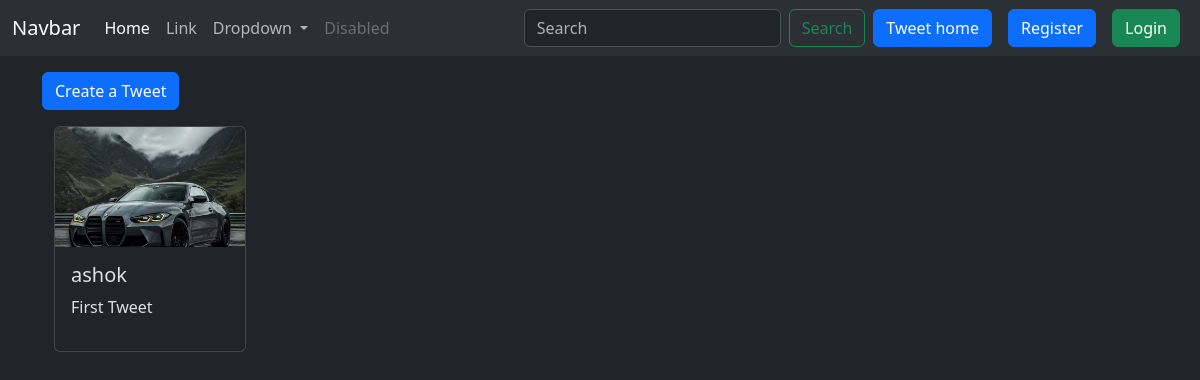
Page /tweet/ on the earlier database version.
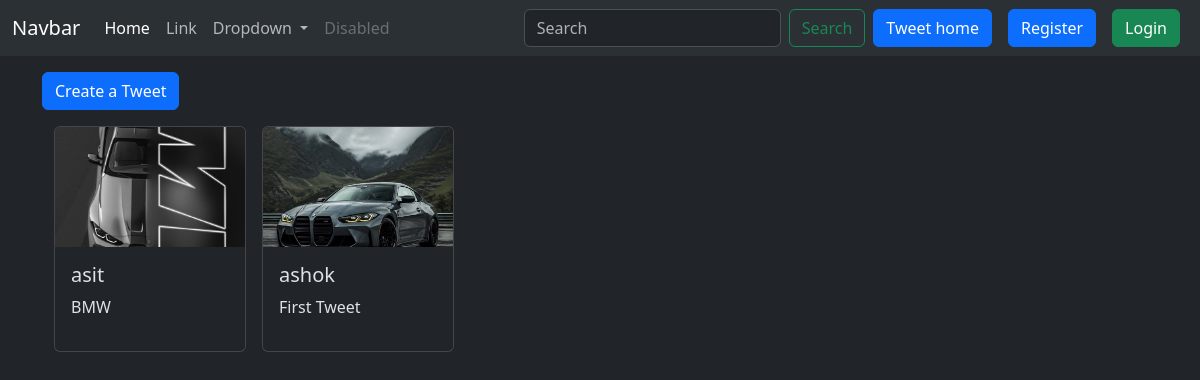
Same page on the later database version.
### tweet/models.py (models this page shows, shortened)
class Tweet(models.Model):
    user = models.ForeignKey(User,on_delete=models.CASCADE)
    text = models.TextField(max_length=240)
    photo = models.ImageField(upload_to='photos/',blank=True,null=True)
    created_at = models.DateTimeField(auto_now_add=True)
    updated_at = models.DateTimeField(auto_now=True)

### tweet/views.py (the view)
# urls.py: path('',views.tweet_list,name='tweet_list'),
def tweet_list(request):
    tweets = Tweet.objects.all().order_by('-created_at')
    return render(request,'tweet_list.html',{'tweets':tweets})

### tweet/templates/tweet_list.html (shortened to what this page needs)
{% extends "layout.html" %}
{% block content %}
<a class="btn btn-primary mb-3" href="{% url 'tweet_create' %}">
    Create a Tweet
</a>
<div class="container d-flex flex-row flex-wrap gap-3">
    {% for tweet in tweets %}
<div class="card" style="width: 12rem;">
  <img src="{{tweet.photo.url}}" class="card-img-top" style="height: 120px; object-fit: cover;" alt="...">
  <div class="card-body d-flex flex-column">
    <h5 class="card-title">{{ tweet.user.username }}</h5>
    <p class="card-text">{{ tweet.text }}</p>
  </div>
</div>
    {% endfor %}
</div>
{% endblock  %}

### templates/layout.html (shortened to what this page needs)
{% load static %}
<!DOCTYPE html>
<html lang="en" data-bs-theme="dark">
<head>
    <link href="https://cdn.jsdelivr.net/npm/bootstrap@5.3.8/dist/css/bootstrap.min.css" rel="stylesheet">
</head>
<body>
<nav class="navbar navbar-expand-lg bg-body-tertiary">
  <div class="container-fluid">
    <a class="navbar-brand" href="#">Navbar</a>
    <div class="collapse navbar-collapse" id="navbarSupportedContent">
      <ul class="navbar-nav me-auto mb-2 mb-lg-0">
        <li class="nav-item">
          <a class="nav-link active" aria-current="page" href="#">Home</a>
        </li>
        <li class="nav-item">
          <a class="nav-link" href="#">Link</a>
        </li>
        <li class="nav-item dropdown">
          <a class="nav-link dropdown-toggle" href="#" role="button" data-bs-toggle="dropdown" aria-expanded="false">
            Dropdown
          </a>
        </li>
        <li class="nav-item">
          <a class="nav-link disabled" aria-disabled="true">Disabled</a>
        </li>
      </ul>
      <form class="d-flex" role="search">
        <input class="form-control me-2" type="search" placeholder="Search" aria-label="Search"/>
        <button class="btn btn-outline-success" type="submit">Search</button>
      </form>
      <a href="{% url 'tweet_list' %}" class="btn btn-primary mx-2">Tweet home</a>
      {% if user.is_authenticated %}
      <form  method="post" action="{% url 'logout' %}">
        {% csrf_token %}
        <button class="btn btn-danger" type="submit">Logout</button>
      </form>
      {% else %}
            <a href="{% url 'register' %}" class="btn btn-primary mx-2">Register</a>
            <a href="{% url 'login' %}" class="btn btn-success mx-2">Login</a>
      {% endif %}
    </div>
  </div>
</nav>
<div class="container mt-3">
  {% block content %}{% endblock  %}
</div>
</body>
</html>

Differences in the rows shown:
added Tweet: photo (picture), user.username "asit", text "BMW"
